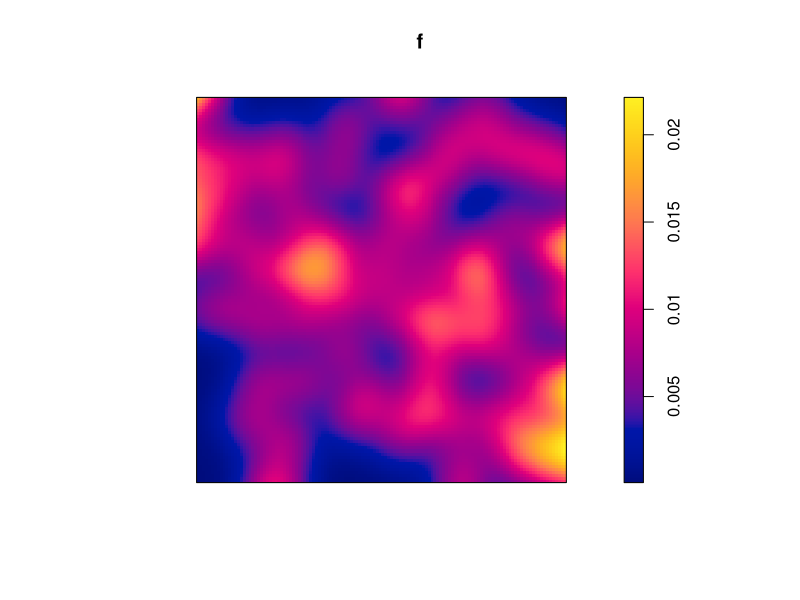

This chart was generated by the following R code:
library(spatstat)


### Name: densityfun.ppp
### Title: Kernel Estimate of Intensity as a Spatial Function
### Aliases: densityfun densityfun.ppp
### Keywords: spatial methods smooth

### ** Examples

  f <- densityfun(swedishpines)
  f
  f(42, 60)
  plot(f)
